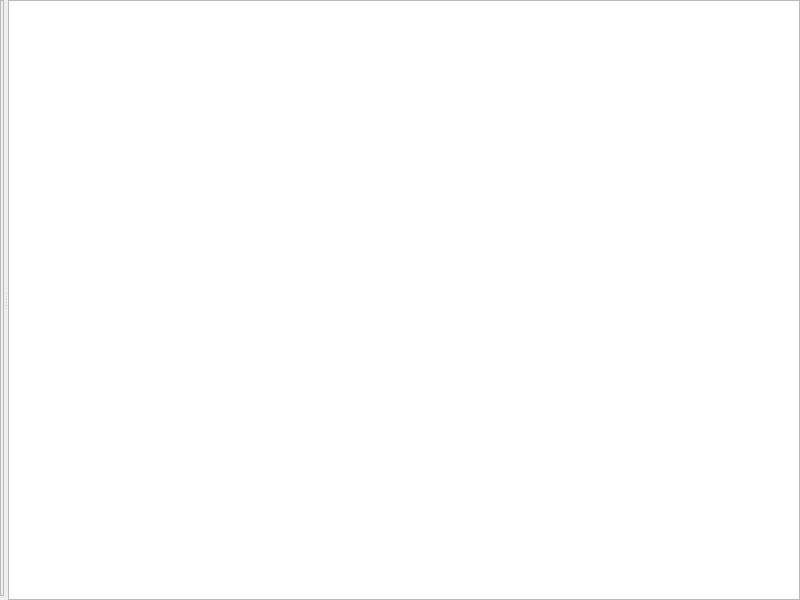
<?xml version="1.0" encoding="UTF-8"?>
<ui version="4.0">
 <class>MainWindow</class>
 <widget class="QMainWindow" name="MainWindow">
  <property name="geometry">
   <rect>
    <x>0</x>
    <y>0</y>
    <width>800</width>
    <height>600</height>
   </rect>
  </property>
  <property name="windowTitle">
   <string>ufit</string>
  </property>
  <widget class="QWidget" name="centralwidget">
   <layout class="QHBoxLayout" name="horizontalLayout">
    <property name="margin">
     <number>0</number>
    </property>
    <item>
     <widget class="QSplitter" name="hsplitter">
      <property name="orientation">
       <enum>Qt::Horizontal</enum>
      </property>
      <widget class="QSplitter" name="vsplitter">
       <property name="orientation">
        <enum>Qt::Vertical</enum>
       </property>
       <widget class="QFrame" name="plotframe">
        <property name="frameShape">
         <enum>QFrame::StyledPanel</enum>
        </property>
        <property name="frameShadow">
         <enum>QFrame::Plain</enum>
        </property>
       </widget>
       <widget class="QStackedWidget" name="stacker"/>
      </widget>
      <widget class="DataListView" name="datalist"/>
     </widget>
    </item>
   </layout>
  </widget>
  <widget class="QMenuBar" name="menubar">
   <property name="geometry">
    <rect>
     <x>0</x>
     <y>0</y>
     <width>800</width>
     <height>23</height>
    </rect>
   </property>
  </widget>
 </widget>
 <customwidgets>
  <customwidget>
   <class>DataListView</class>
   <extends>QListView</extends>
   <header>ufit.gui.datalist</header>
  </customwidget>
 </customwidgets>
 <resources/>
 <connections/>
</ui>
